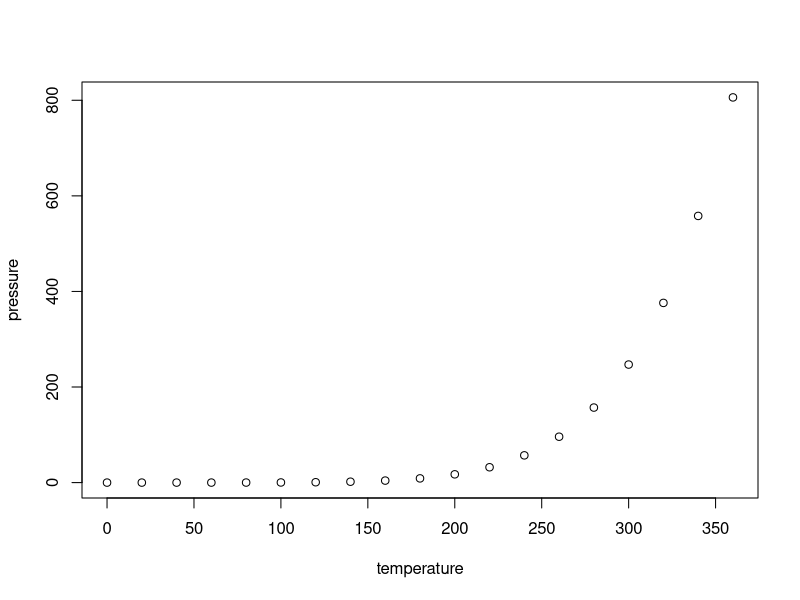
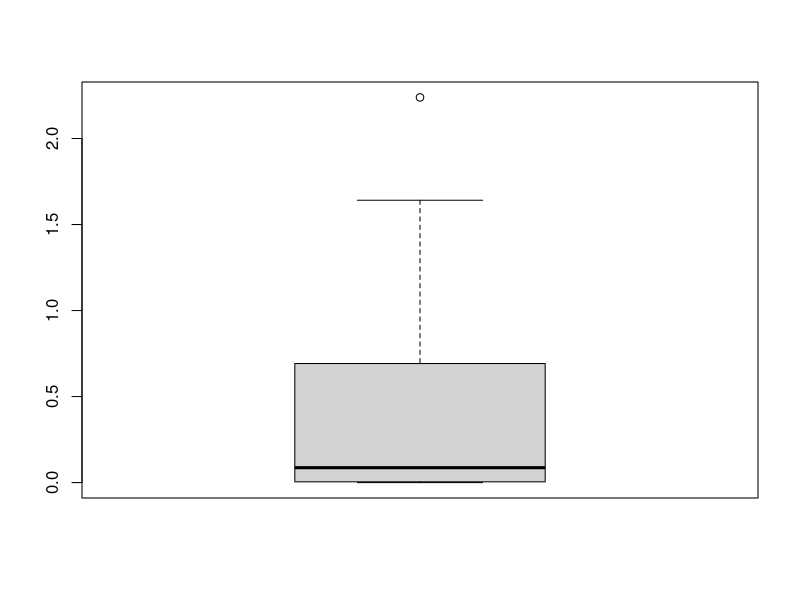

The R script that drew these images, in order:
## ---- chunk 1
knitr::opts_chunk$set(echo = TRUE)
## ---- chunk 2
summary(cars)
## ---- chunk 3
plot(pressure)
## ---- chunk 4
boxplot(pressure$pressure/pressure$temperature)
